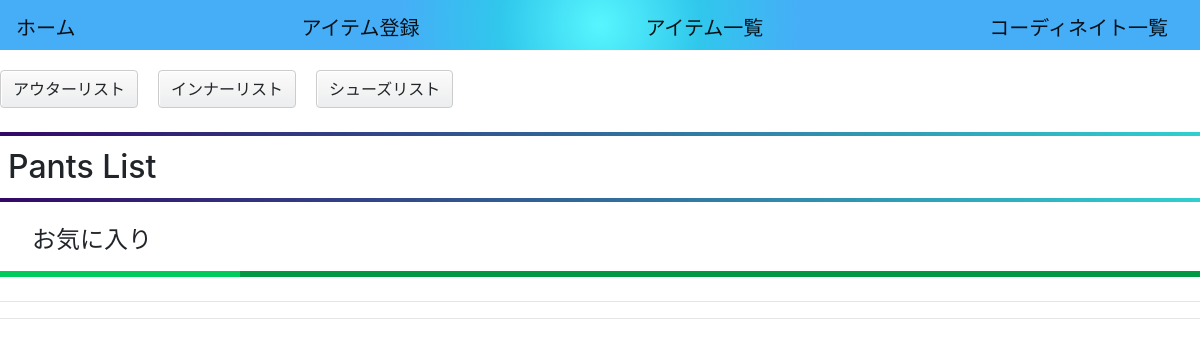
The app's page /clothes/pants_list/ (signed in), older data.
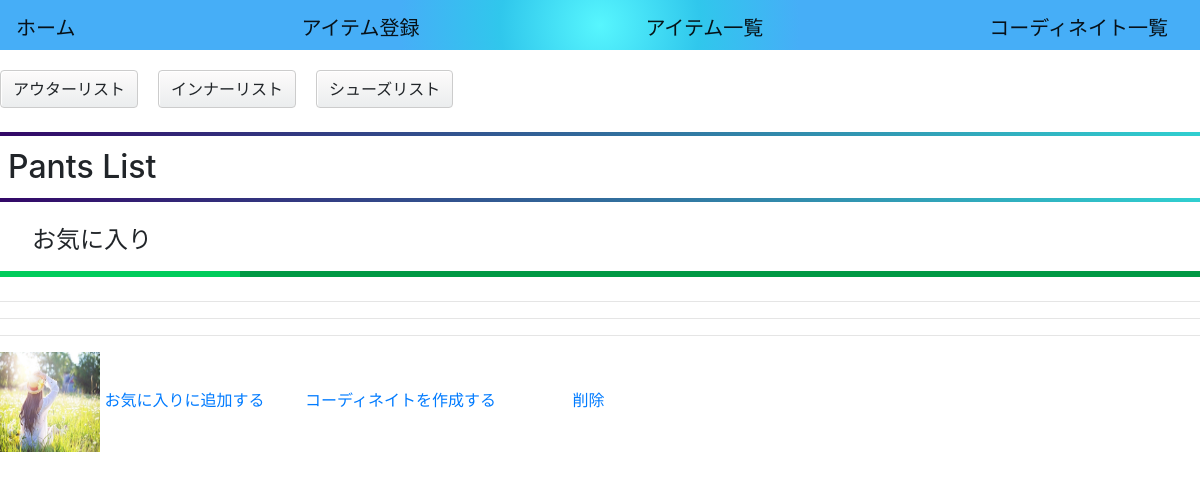
The same page, newer data.
### clothes/models.py (models this page shows)
class Pants(models.Model):
    user = models.ForeignKey(Users, on_delete=models.CASCADE, null=True)
    pants = models.FileField(upload_to='picture/',default='')
    coordinate = models.ForeignKey(Coordinate, on_delete=models.SET_NULL, null=True, blank=True,related_name='pantss')
    create_at = models.DateTimeField(default=timezone.now)
    update_at = models.DateTimeField(default=timezone.now)
    class Meta:
        db_table = 'pants'

### clothes/views.py (the view)
# urls.py: path('pants_list/',PantsListView.as_view(), name='pants_list'),
class PantsListView(ListView):
    model = Pants
    model = Coordinate
    model = Favorite
    template_name = 'clothes/pants_list.html'
    context_object_name1 = 'pants'
    context_object_name2 = 'coordinates'
    context_object_name3 = 'favorites'
    def get_queryset(self):
       if self.request.user.is_authenticated:
         pants_queryset = Pants.objects.filter(user=self.request.user)
         coordinate_queryset = Coordinate.objects.filter(user=self.request.user)
         favorite_queryset = Favorite.objects.filter(user=self.request.user)
         return pants_queryset, coordinate_queryset, favorite_queryset
       else:
        return Pants.objects.none(), Coordinate.objects.none(), Favorite.objects.none()
    def get_context_data(self, **kwargs):
        context = super().get_context_data(**kwargs)
        pants_queryset, coordinate_queryset, favorite_queryset = self.get_queryset()
        context[self.context_object_name1] = pants_queryset
        context[self.context_object_name2] = coordinate_queryset
        context[self.context_object_name3] = favorite_queryset
        return context

### templates/clothes/pants_list.html (shortened to what this page needs)
{% extends "base.html" %}
{% block content %}
<form method="POST">
 <div class="link-container">
  <a href=" {% url 'clothes:outer_list' %}"class="btn btn-radius-solid">アウターリスト</a>
  <a href=" {% url 'clothes:inner_list' %}"class="btn btn-radius-solid">インナーリスト</a>
  <a href=" {% url 'clothes:shoes_list' %}"class="btn btn-radius-solid">シューズリスト</a>
</div>
<br>
<h2>Pants List</h2>
<h4>お気に入り</h4>
<hr>
<hr>
{% for pants in pants %}
<hr>
<tr>
 <img width="100px" height="100px"  src="{{ pants.pants.url}}" alt="Pants Image">
  <a href=" {% url 'clothes:add_favorite_pants' pk=pants.id %}">お気に入りに追加する</a> &nbsp; &nbsp; &nbsp; &nbsp;
  <a href=" {% url 'clothes:create_pants_coordinate' pk=pants.id %}">コーディネイトを作成する</a> &nbsp; &nbsp; &nbsp; &nbsp;
  <a href=" {% url 'clothes:pants_delete_picture' pk=pants.id %}">削除</a>
</tr>
{% endfor %}
</form>
{% endblock %}

Row changes from the older to the newer data that the page shows:
added Pants: pants (picture)
